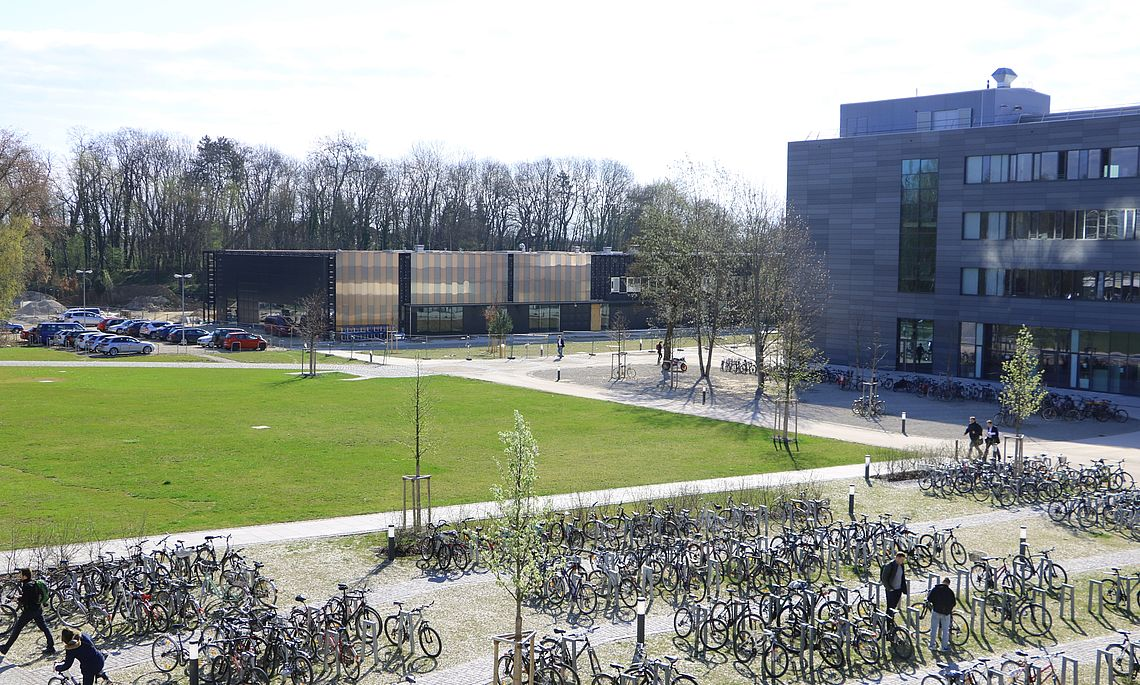
#> input picture Challenges/Forensics/Meta/image.jpg, 1140 x 685 px
$ python create_gray.py ../../Forensics/Meta/image.jpg out.png
#> lines starting #> are read from the running program, lines starting #| are printed output that depends on the picture
#!/usr/bin/python

# You have to install opencv and numpy to run this
# Example on Ubuntu: sudo apt install python-opencv pyhton-numpy

import sys
import numpy as np
import cv2
import random

img = cv2.imread(sys.argv[1])
#> img is the input picture: shape (685, 1140, 3); mean B, G, R 144.3, 151.6, 145.7

random.seed("random")

h = img.shape[0]
#> h = 685
w = img.shape[1]
#> w = 1140

img_out = np.zeros((h, w, 3), np.uint8)

for y in range(0, h):
	for x in range(0, w):
		img_out[y, x] = (img[y, x] + random.randrange(0, 256)) % 256
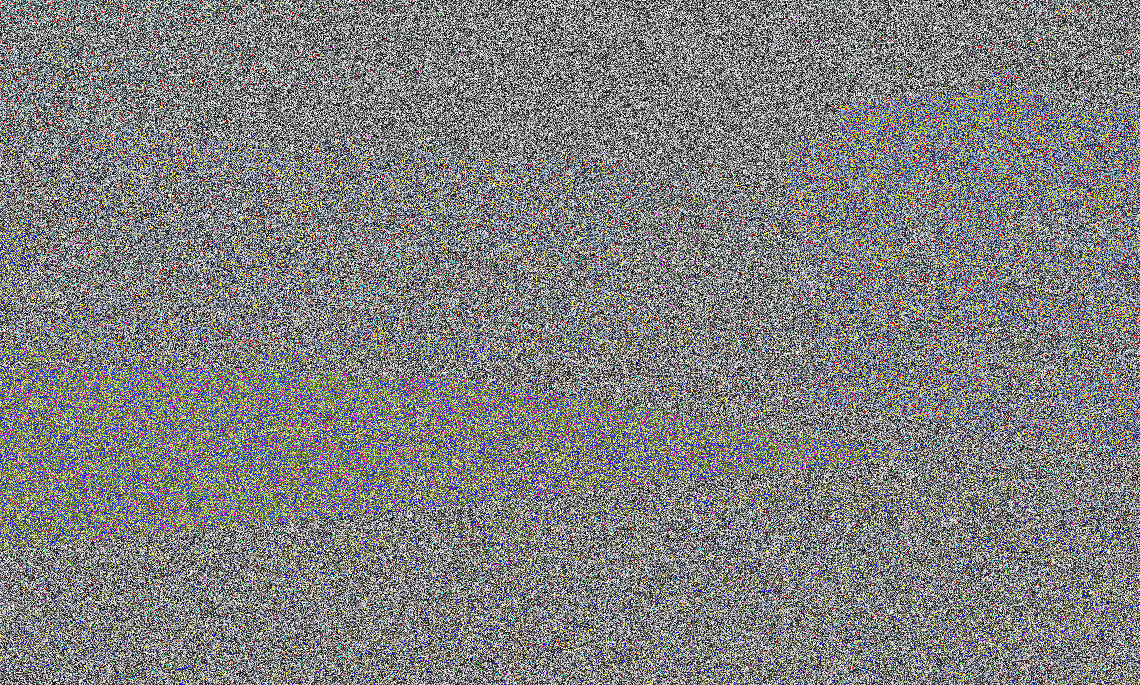
#> img_out: shape (685, 1140, 3); mean B, G, R 127.6, 127.6, 127.6

cv2.imwrite(sys.argv[2], img_out)
